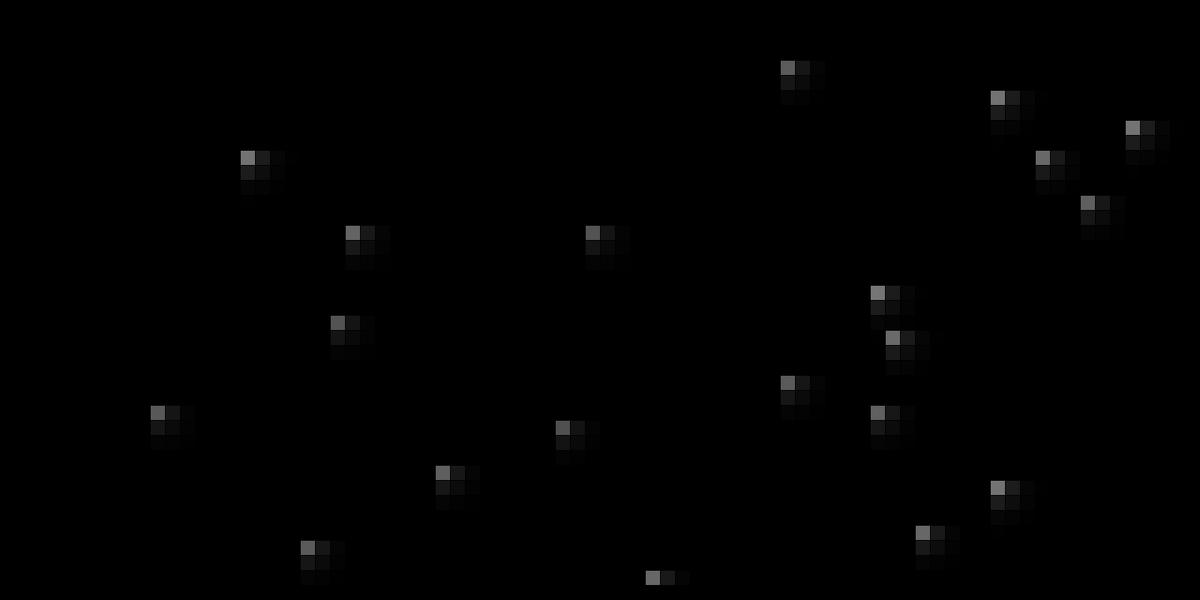
Frame 1 (no input)
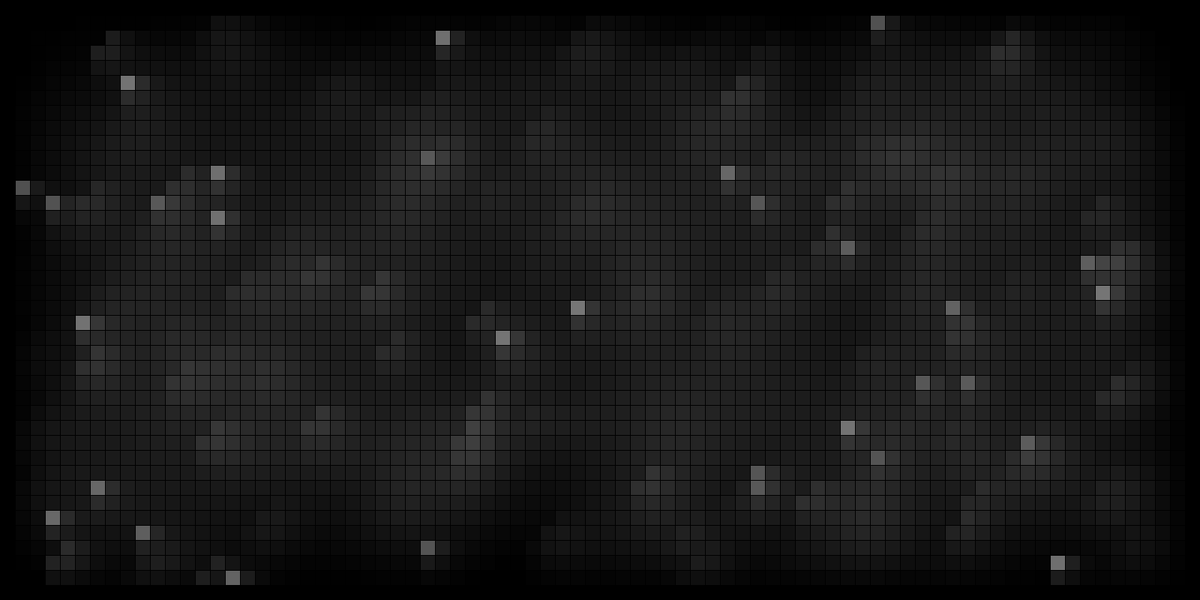
Frame 60 (the mouse pressed at the canvas centre just before this capture)
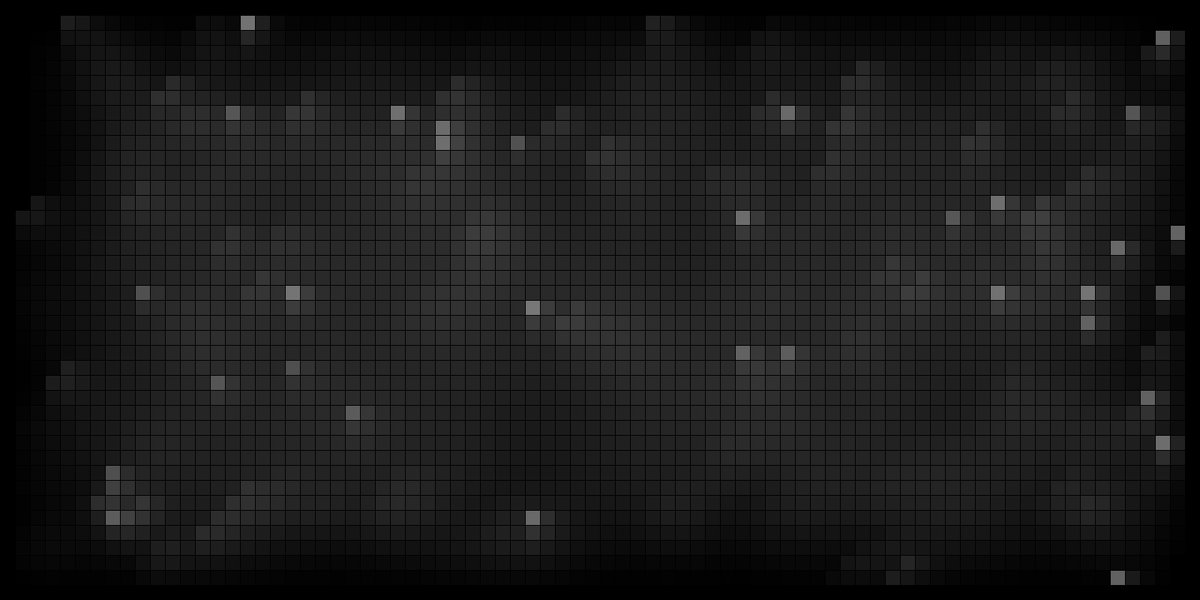
Frame 120 (the mouse held since frame 60 and released just before this capture)

The Processing sketch that drew these frames (run headless with seeded random() and noise(); from frame 60 on, the mouse is pressed at the canvas centre):

// Processing sketch: grid
// ── grid.pde
// 2D Array of objects
Cell[][] grid;

// Number of columns and rows in the grid
int cols = 80;
int rows = 40;
float decay = 0.5;

void setup() {
  size(1600,800);
  //frameRate(3); //for debugging..
  grid = new Cell[cols][rows];
  for (int i = 0; i < cols; i++) {
    for (int j = 0; j < rows; j++) {
      // Initialize each object
      grid[i][j] = new Cell(i*20,j*20,20,20,0);
    }
  }
}

void draw() {
  background(0);
  
  // The counter variables i and j are also the column and row numbers and 
  // are used as arguments to the constructor for each object in the grid.  
  for (int i = 0; i < cols; i++) {
    for (int j = 0; j < rows; j++) {
      // Oscillate and display each object
      if (i != 0 && j != 0 && i < cols-1 && j < rows-1) {
      grid[i][j].display(grid[i][j-1],grid[i+1][j],grid[i][j+1],grid[i-1][j]);
      } else {
        grid[i][j].display();
      }
    }
  }
}

// A Cell object
class Cell {
  // A cell object knows about its location in the grid as well as its size with the variables x,y,w,h.
  float x,y;   // x,y location
  float w,h;   // width and height
  float health; 
  // Cell Constructor
  Cell(float tempX, float tempY, float tempW, float tempH, float thealth) {
    x = tempX;
    y = tempY;
    w = tempW;
    h = tempH;
    health = thealth;
  } 
  


  void display(Cell top, Cell right, Cell left, Cell bottom) {
    //calculate fill [0-255] by examing neighboring fills

    
    //calculate new health
    float total_neaby_fill = top.health + right.health + left.health + bottom.health;
    health = total_neaby_fill/4;
    
    //random mutator
    if (random(100) >= 99) {
      health = 100+random(-20,20);
    }
    
    //health decay
    if (health > 0) {
       health -= decay;
    }
    
    fill(health);
    rect(x,y,w,h);
     
  }
   void display() {
    //calculate fill [0-255] by examing neighboring fills
    fill(health);
    rect(x,y,w,h); 
     
  }
  
}
